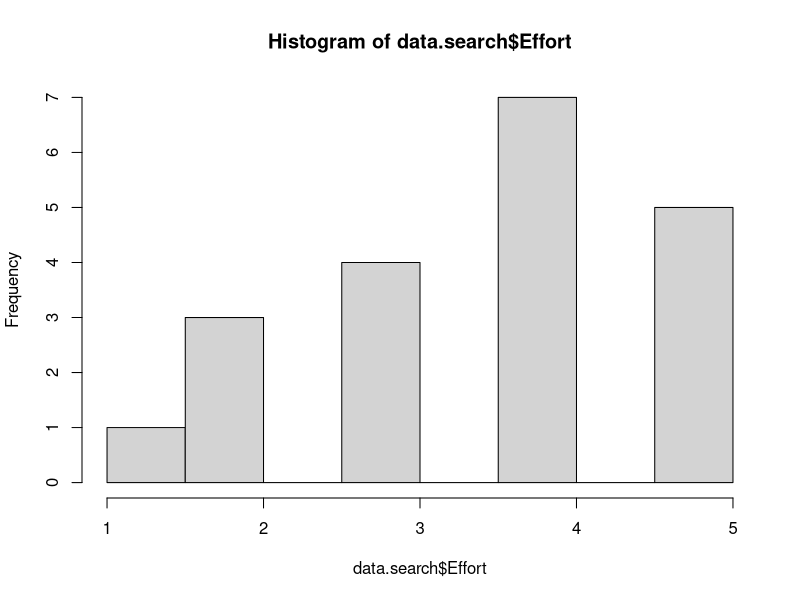
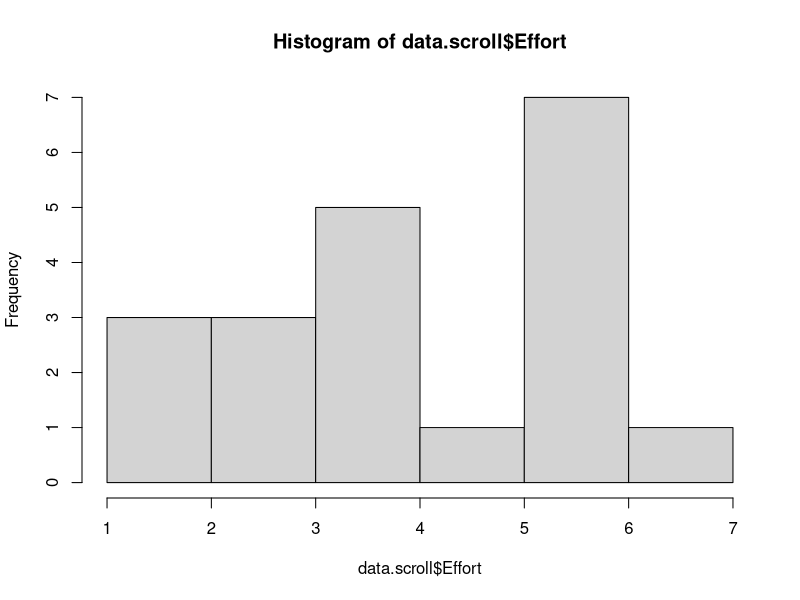
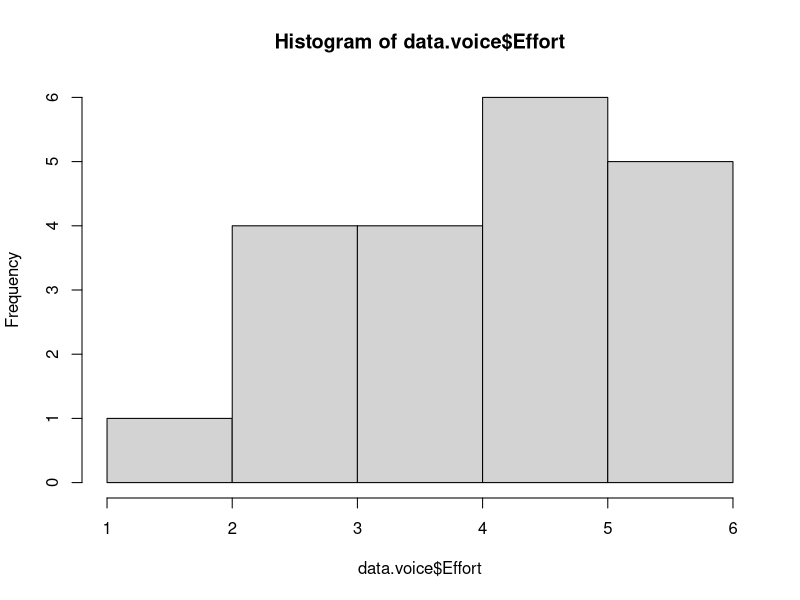

Source code (R) for these figures, in order: (Note: this script raises an error after producing the figures.)
## Nonparametric equivalent of one-way repeated measures ANOVA
##  Examine Effort Likert scale ratings for all 3 techniques

# Effort: how hard or effortful was it to use these techniques to find contacts?

# read in a data file with a third method, voice recognition
#  file name: # search scroll voice (bad naming...)
data = read.csv("6-one-factor-within-subjects-experiments--t-test--anova/srchscrlvce.csv") 
data$Subject = factor(data$Subject)
data$Order   = factor(data$Order)
summary(data)

# describe
library(psych)
describeBy(data$Effort, group = data$Technique)

# graph histograms and boxplot
#  certainly not distributed
data.search = data[data$Technique == "Search", ]
data.scroll = data[data$Technique == "Scroll", ]
data.voice  = data[data$Technique == "Voice", ]
hist(data.search$Effort)
hist(data.scroll$Effort)
hist(data.voice$Effort)
plot(Effort ~ Technique, data)

# Friedman test on Effort
library(coin)
friedman_test(Effort ~ Technique | Subject, data=data, distribution="asymptotic")
# results is not significant

# note! this omnibus test is not significant so post hoc comparisons are not justified
# if we were to do them, we would use a set of 3 Wilcoxon signed-rank tests corrected
# with Holm's sequential Bonferroni corrections, just as we did for Errors priviously.
